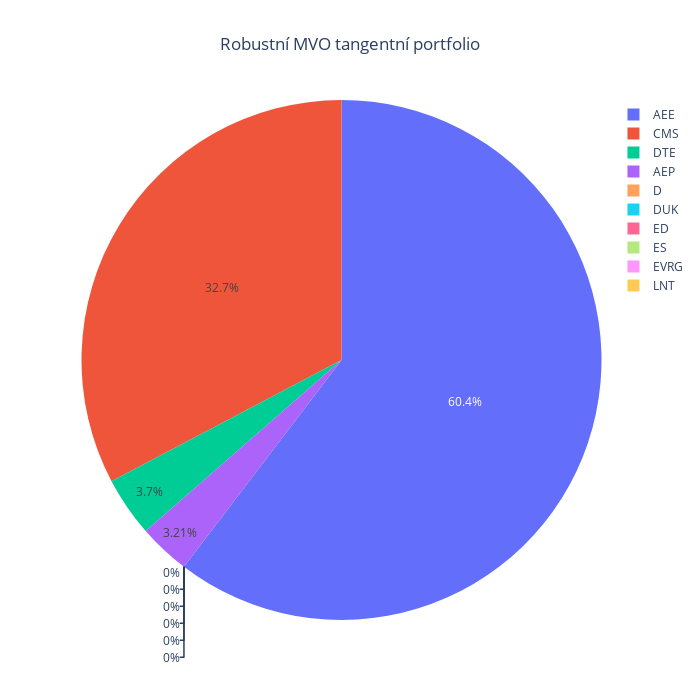

Source (notebook cell):
### Code cell
weightsLWCorrelationTangent = MVOTangentPortfolio(prices = prices, cov_matrix_method = "ledoit_cc")
weightsPlot(weightsLWCorrelationTangent, title = "Robustní MVO tangentní portfolio")

### Figure 1 — Plotly figure (JSON) as saved in the notebook; plotly's stock layout.template omitted (floating-point values rounded to 4 significant figures)
{"data": [{"labels": ["AEE", "AEP", "CMS", "D", "DTE", "DUK", "ED", "ES", "EVRG", "LNT"], "type": "pie", "values": [0.6036, 0.03212, 0.3272, 0, 0.03704, 0, 0, 0, 0, 0]}], "layout": {"height": 700, "title": {"text": "Robustní MVO tangentní portfolio", "x": 0.5}, "width": 700}}
